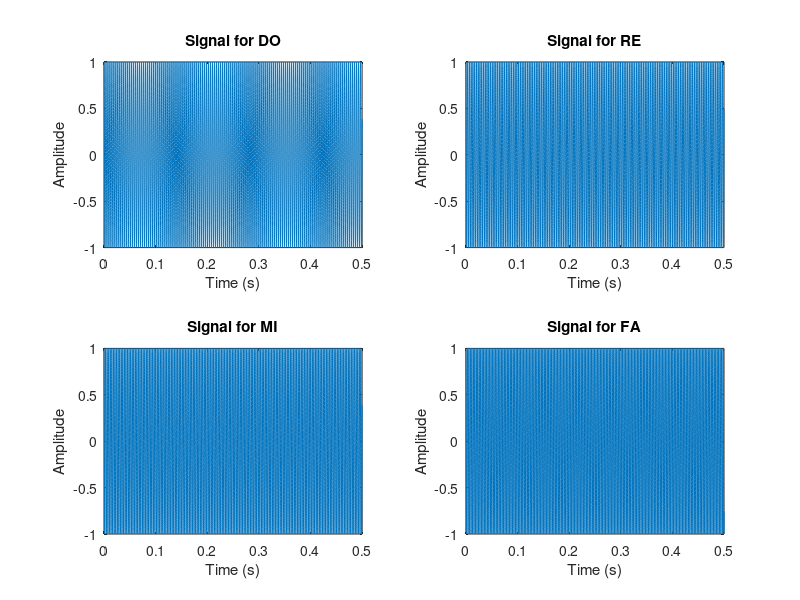

This chart was generated by the following MATLAB code:
% Define constants
fs = 44100; % Sampling frequency (Hz)
t = 0:1/fs:0.5; % Time vector for half a second
f0 = 440; % Base frequency for DO
alpha = 2; % Alpha value for frequency calculation

% Generate the four signals for DO, RE, MI, and FA
n_values = [-9, -7, -5, -4]; % Corresponding values for n
notes = {'DO', 'RE', 'MI', 'FA'};

% Create a matrix to store signals with the length of the time vector as rows and columns as the number of notes
x = zeros(length(t), length(notes));

% Create a variable to store individual energies
energies = zeros(1, length(notes));

for i = 1:4
    fn = f0 * (alpha ^ (n_values(i) / 12)); % Calculate the frequency
    x(:, i) = cos(2 * pi * fn * t); % Generate and store the signal in the matrix
    energies(i) = integral(@(t) (cos(2 * pi * fn * t)).^2, 0,0.5 ); % Calculate the energy for each note using the integral function
end

% Plot the signals
for i = 1:4
    subplot(2, 2, i);
    plot(t, x(:, i));
    title(['Signal for ' notes{i}]);
    xlabel('Time (s)');
    ylabel('Amplitude');
end

% Play the signals sequentially
combined_signal = reshape(x, 1, []); % Reshape the matrix to a row vector
sound(combined_signal, fs);

% Calculate the total energy of the combined signal
energy_x = sum(energies);

fprintf('Energy of the combined signal: %f\n', energy_x);
